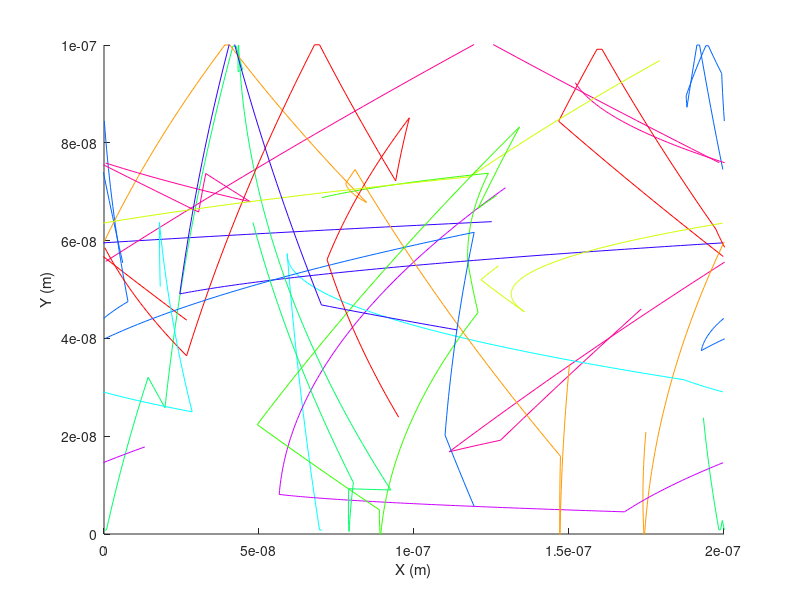
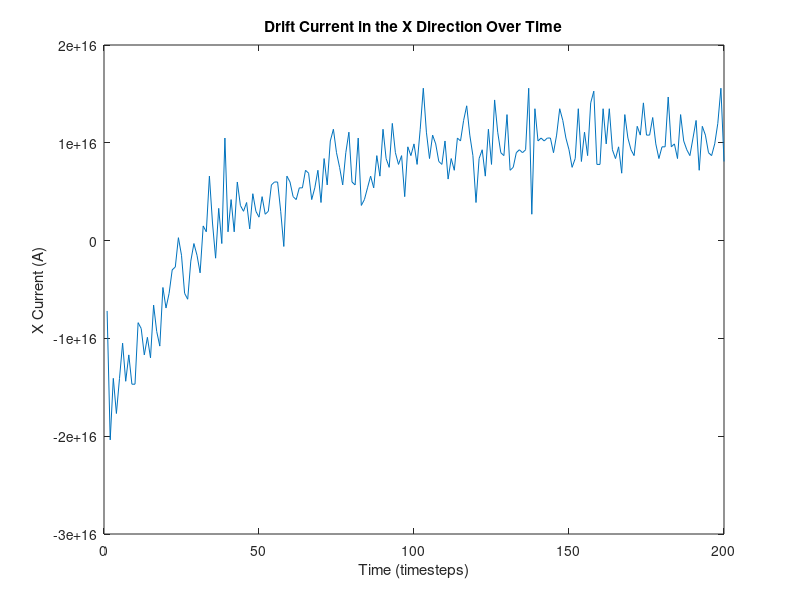

Here is the MATLAB script that generated these plots, in order: (Note: this script raises an error after producing the figures.)
clear
m0 = 9.1093837015E-31;
mn = 0.26*m0;
T = 300;
kB = 1.38064852E-23;
tmn = 0.2E-12;
q = 1.60217662E-19;

vth = ((2*kB*T)/mn)^0.5; %thermal velocity

mfp = vth*tmn; %mean free path

v = vth;

xmax = 200E-9; %max positions
ymax = 100E-9;

Np = 10000; % # particles, want 1000-10000
Nplot = 10;

Vx = 0.1;
Ex = Vx/xmax;
Fx = Ex*q;
ax = Fx/mn;

ay = 0;

Px = xmax*rand(Np,1);
vx = v*(randn(Np,1)-0.5);
% vacc = sqrt((2*q*V)/mn);

Py = ymax*rand(Np,1);
vy = v*(randn(Np,1)-0.5); %initial velocities


n = 1E19; % electron concentration in m^−2
A = xmax*ymax; % cross-sectional area in m^2
% I = n*A*vx*q; % drift current calculation

dt = 0.01*(ymax/v); %time step

tstop = 200; %simulation time

I = zeros(tstop,1);

Ppx = Px; %previous postions
Ppy = Py;

c = hsv(Nplot);

box1 = 0; %turning on box 1
box2 = 0; %turning on box 2

if box1 == 1
b1 = rectangle('Position',[0.8E-7,0,0.4E-7,0.4E-7]); %box1 position (bottom)
end

if box2 == 1
b2 = rectangle('Position',[0.8E-7,0.6E-7,0.4E-7,0.4E-7]); %box2 position (top)
end

inbox = Px > 0.8E-7 & Px < 1.2E-7 & (Py < 0.4E-7 | Py > 0.6E-7);
while sum(inbox) > 0
    Px(inbox) = rand(sum(inbox),1)*xmax;
    Py(inbox) = rand(sum(inbox),1)*ymax;
    inbox = Px > 0.8E-7 & Px < 1.2E-7 & (Py < 0.4E-7 | Py > 0.6E-7);
end


for i = 1:tstop
    Ppx = Px;
    Ppy = Py;
    
    Px = Px + vx*dt;
    Py = Py + vy*dt;
   
    
    xBC = 1; %x boundary conditions ON
    %xBC = 0; %x boundary conditions OFF
   
    if xBC == 1
        ix1 = Px < 0;
        Px(ix1) = Px(ix1) + xmax;
        Ppx(ix1) = Ppx(ix1) + xmax;
        NumPartLeft = sum(ix1);
       
        ix2 = Px > xmax;
        Px(ix2) = Px(ix2) - xmax;
        Ppx(ix2) = Ppx(ix2) - xmax;
        NumPartRight = sum(ix2);
    elseif xBC == 0
        ix1 = Px < 0;
        Px(ix1) = Px(ix1);
        Ppx(ix1) = Ppx(ix1);
        
        ix2 = Px > xmax;
        Px(ix2) = Px(ix2);
        Ppx(ix2) = Ppx(ix2);
    end
    
    iy1 = Py < 0 | Py > ymax;
    vy(iy1) = -vy(iy1);

    
    scatter = 1; %scattering is ON
    %scatter = 0; %scattering is OFF
    
    if scatter == 1
        Psc = 1 - exp(-(dt/tmn));
    elseif scatter == 0
        Psc = 0;
    end
    
    std = sqrt((kB*T)/mn);
    
    isc = Psc > rand(Np,1);
    vx = vx + ax*dt;
    vy = vy + ay*dt;
    Px = Px + vx*dt + 0.5*ax*(dt)^2;
    Py = Py + vy*dt + 0.5*ay*(dt)^2;
    vx(isc) = randn(sum(isc),1)*std;
    vy(isc) = randn(sum(isc),1)*std;
    
    
    if box1 == 1
        inbox1 = Px > 0.8E-7 & Px < 1.2E-7 & Py < 0.4E-7; %in box1
        LorR = Ppx < 0.8E-7 | Ppx > 1.2E-7; %coming from L or R
        Px(inbox1 & LorR) = Ppx(inbox1 & LorR);
        vx(inbox1 & LorR) = -vx(inbox1 & LorR);
        Py(inbox1 & ~LorR) = Ppy(inbox1 & ~LorR);
        vy(inbox1 & ~LorR) = -vy(inbox1 & ~LorR);
    end
    
    if box2 == 1
        inbox2 = Px > 0.8E-7 & Px < 1.2E-7 & Py > 0.6E-7; %in box2
        LorR = Ppx < 0.8E-7 | Ppx > 1.2E-7; %coming from L or R
        Px(inbox2 & LorR) = Ppx(inbox2 & LorR);
        vx(inbox2 & LorR) = -vx(inbox2 & LorR);
        Py(inbox2 & ~LorR) = Ppy(inbox2 & ~LorR);
        vy(inbox2 & ~LorR) = -vy(inbox2 & ~LorR);
    end
    
    
    figure(1)
    xlabel('X (m)')
    ylabel('Y (m)')
    hold on
    axis([0 xmax 0 ymax]);
    
    for j = 1:Nplot
    plot([Ppx(j),Px(j)]',[Ppy(j),Py(j)]','color',c(j,:));
    end
    
    
    vavg = mean(sqrt(vx.^2 + vy.^2)); %average velocity
    
    TSi = ((vavg.^2)*mn)/(2*kB); %temperature of the Si semiconductor
    
    DirectionOverTime = (NumPartRight - NumPartLeft)/dt;
    
    %I(i) = n*A*vx(i)*q; % drift current calculation
    I(i) = n*q*DirectionOverTime; % updated drift current calculation
    
    pause(0.001)
end


figure(2)
plot(1:tstop,I)
title('Drift Current in the X Direction Over Time')
xlabel('Time (timesteps)')
ylabel('X Current (A)')



Xbins = discretize(Px, 30); %bins for the temp map
Ybins = discretize(Py, 30);

num_bin = zeros(30,30);
Tmap = zeros(30,30); %for loops checking the temp of the particles in each of the x & y bins
for x = 1:30
    for y= 1:30
        num_bin(x,y) = sum(Xbins==x & Ybins==y);
        Vmean = mean(sqrt(vx(Xbins == x & Ybins == y).^2 + vy(Xbins == x & Ybins == y).^2));
        Tmap(x,y) = ((Vmean).^2*mn)/(2*kB);
    end
end


figure(3)
surf(num_bin/Np)
title('Electron Density Map')
xlabel('Y (m)')
ylabel('X (m)')
zlabel('Number of Electrons')

figure(4)
surf(Tmap)
title('Temperature Map')
xlabel('Y (m)')
ylabel('X (m)')
zlabel('Temperature (K)')